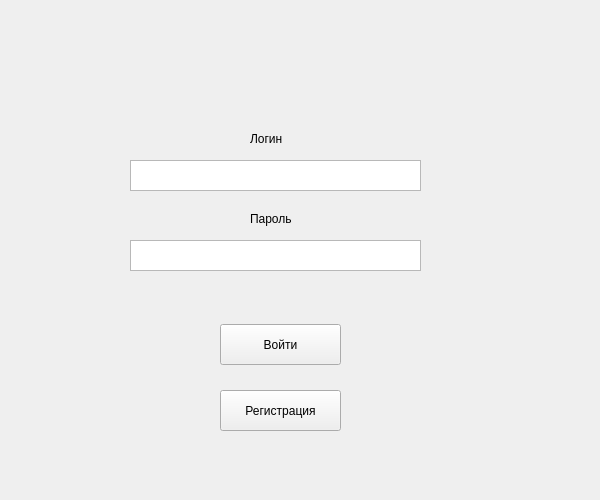
<?xml version="1.0" encoding="UTF-8"?>
<ui version="4.0">
 <class>Auth</class>
 <widget class="QWidget" name="Auth">
  <property name="geometry">
   <rect>
    <x>0</x>
    <y>0</y>
    <width>600</width>
    <height>500</height>
   </rect>
  </property>
  <property name="windowTitle">
   <string>Form</string>
  </property>
  <widget class="QTextEdit" name="textEdit">
   <property name="geometry">
    <rect>
     <x>130</x>
     <y>160</y>
     <width>291</width>
     <height>31</height>
    </rect>
   </property>
   <property name="html">
    <string>&lt;!DOCTYPE HTML PUBLIC &quot;-//W3C//DTD HTML 4.0//EN&quot; &quot;http://www.w3.org/TR/REC-html40/strict.dtd&quot;&gt;
&lt;html&gt;&lt;head&gt;&lt;meta name=&quot;qrichtext&quot; content=&quot;1&quot; /&gt;&lt;meta charset=&quot;utf-8&quot; /&gt;&lt;style type=&quot;text/css&quot;&gt;
p, li { white-space: pre-wrap; }
&lt;/style&gt;&lt;/head&gt;&lt;body style=&quot; font-family:'Ubuntu'; font-size:11pt; font-weight:400; font-style:normal;&quot;&gt;
&lt;p style=&quot;-qt-paragraph-type:empty; margin-top:0px; margin-bottom:0px; margin-left:0px; margin-right:0px; -qt-block-indent:0; text-indent:0px;&quot;&gt;&lt;br /&gt;&lt;/p&gt;&lt;/body&gt;&lt;/html&gt;</string>
   </property>
  </widget>
  <widget class="QLabel" name="label">
   <property name="geometry">
    <rect>
     <x>250</x>
     <y>130</y>
     <width>67</width>
     <height>17</height>
    </rect>
   </property>
   <property name="text">
    <string>Логин</string>
   </property>
  </widget>
  <widget class="QTextEdit" name="textEdit_2">
   <property name="geometry">
    <rect>
     <x>130</x>
     <y>240</y>
     <width>291</width>
     <height>31</height>
    </rect>
   </property>
  </widget>
  <widget class="QLabel" name="label_2">
   <property name="geometry">
    <rect>
     <x>250</x>
     <y>210</y>
     <width>67</width>
     <height>17</height>
    </rect>
   </property>
   <property name="text">
    <string>Пароль</string>
   </property>
  </widget>
  <widget class="QPushButton" name="pushButton">
   <property name="geometry">
    <rect>
     <x>220</x>
     <y>324</y>
     <width>121</width>
     <height>41</height>
    </rect>
   </property>
   <property name="text">
    <string>Войти</string>
   </property>
  </widget>
  <widget class="QPushButton" name="pushButton_2">
   <property name="geometry">
    <rect>
     <x>220</x>
     <y>390</y>
     <width>121</width>
     <height>41</height>
    </rect>
   </property>
   <property name="text">
    <string>Регистрация</string>
   </property>
  </widget>
 </widget>
 <resources/>
 <connections/>
</ui>
